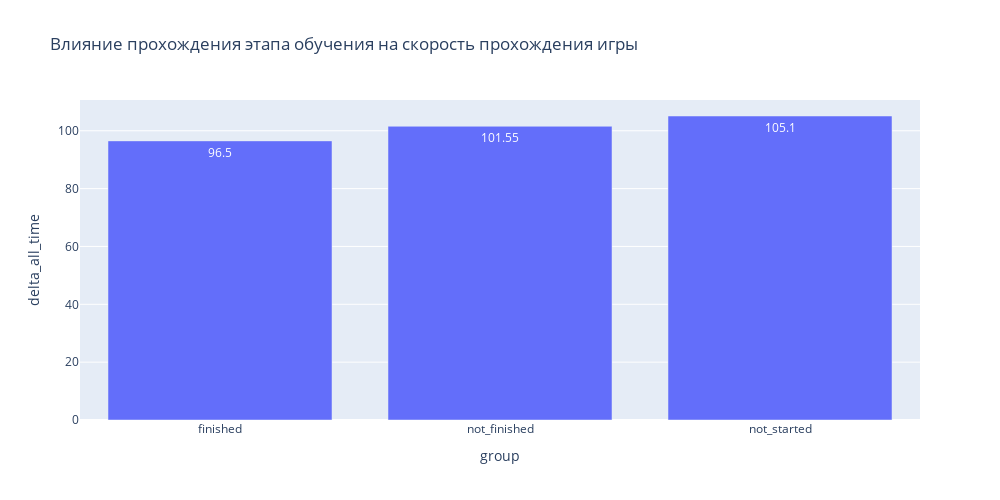

This figure's notebook cell:
### Markdown cell above
Строим график

### Code cell
fig = px.bar(
    data_frame=user_group,
    x="group",
    y="delta_all_time",
    text = 'delta_all_time',
    orientation='v',
    height=500,
    width=1000,
    title='Влияние прохождения этапа обучения на скорость прохождения игры'
)
fig.show()

### Figure 1 — Plotly figure (JSON) as saved in the notebook; plotly's stock layout.template omitted (floating-point values rounded to 4 significant figures)
{"data": [{"alignmentgroup": "True", "hovertemplate": "group=%{x}<br>delta_all_time=%{text}<extra></extra>", "legendgroup": "", "marker": {"color": "#636efa", "pattern": {"shape": ""}}, "name": "", "offsetgroup": "", "orientation": "v", "showlegend": false, "text": [96.5, 101.5, 105.1], "textposition": "auto", "type": "bar", "x": ["finished", "not_finished", "not_started"], "xaxis": "x", "y": [96.5, 101.5, 105.1], "yaxis": "y"}], "layout": {"barmode": "relative", "height": 500, "legend": {"tracegroupgap": 0}, "title": {"text": "Влияние прохождения этапа обучения на скорость прохождения игры"}, "width": 1000, "xaxis": {"anchor": "y", "domain": [0, 1], "title": {"text": "group"}}, "yaxis": {"anchor": "x", "domain": [0, 1], "title": {"text": "delta_all_time"}}}}
